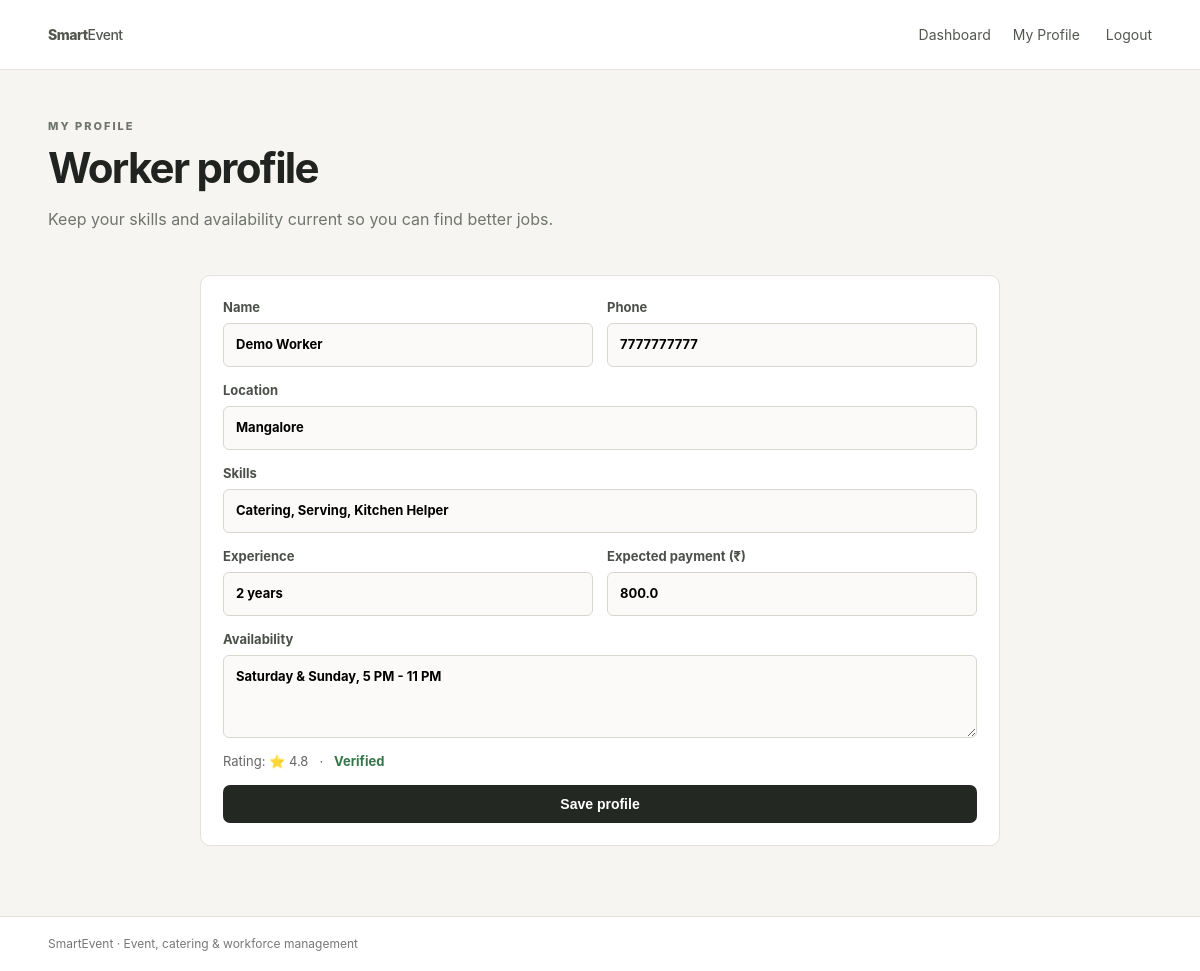
/profile/worker (signed in), run on the app's committed database.
### tables this page shows
CREATE TABLE users (
        id INTEGER PRIMARY KEY AUTOINCREMENT,
        name TEXT NOT NULL, email TEXT UNIQUE NOT NULL,
        password TEXT NOT NULL, role TEXT NOT NULL,
        phone TEXT, location TEXT, created_at TEXT DEFAULT CURRENT_TIMESTAMP
    );

CREATE TABLE worker_profiles (
        id INTEGER PRIMARY KEY AUTOINCREMENT,
        user_id INTEGER UNIQUE, skills TEXT, experience TEXT,
        availability TEXT, expected_pay REAL DEFAULT 0, rating REAL DEFAULT 0,
        verified INTEGER DEFAULT 0, FOREIGN KEY(user_id) REFERENCES users(id)
    );

### app.py (the view, shortened to what this page needs)
@app.route("/profile/worker", methods=["GET","POST"])
@login_required
@role_required("worker")
def worker_profile():
    con = db()
    user = con.execute("SELECT * FROM users WHERE id=?", (session["user_id"],)).fetchone()
    profile = con.execute("SELECT * FROM worker_profiles WHERE user_id=?", (session["user_id"],)).fetchone()
    con.close()
    return render_template("worker_profile.html",user=user,profile=profile)

### app.py (called while the page is built)
def db():
    con = sqlite3.connect(DB_PATH)
    con.row_factory = sqlite3.Row
    return con

def login_required(f):
    @wraps(f)
    def wrapper(*args, **kwargs):
        if "user_id" not in session:
            flash("Please login first.", "warning")
            return redirect(url_for("login"))
        return f(*args, **kwargs)
    return wrapper

def role_required(*roles):
    def decorator(f):
        @wraps(f)
        def wrapper(*args, **kwargs):
            if session.get("role") not in roles:
                flash("You don't have permission to open that page.", "danger")
                return redirect(url_for("dashboard"))
            return f(*args, **kwargs)
        return wrapper
    return decorator

@app.context_processor
def inject_user():
    return {"current_user": session}

### templates/worker_profile.html (shortened to what this page needs)
{% extends "base.html" %}
{% block content %}
<div class="page-title"><div><p class="eyebrow">MY PROFILE</p><h1>Worker profile</h1><p>Keep your skills and availability current so you can find better jobs.</p></div></div>
<form class="form card wide" method="post">
<div class="grid2"><label>Name<input name="name" value="{{ user.name }}" required></label><label>Phone<input name="phone" value="{{ user.phone or '' }}"></label></div>
<label>Location<input name="location" value="{{ user.location or '' }}"></label>
<label>Skills<input name="skills" value="{{ profile.skills or '' }}"></label>
<div class="grid2"><label>Experience<input name="experience" value="{{ profile.experience or '' }}"></label><label>Expected payment (₹)<input type="number" name="expected_pay" value="{{ profile.expected_pay }}"></label></div>
<label>Availability<textarea name="availability" rows="3">{{ profile.availability or '' }}</textarea></label>
<div class="profile-status">Rating: ⭐ {{ profile.rating }} &nbsp; · &nbsp; {% if profile.verified %}<span class="ok">Verified</span>{% else %}<span class="pending">Verification pending</span>{% endif %}</div>
<button class="btn">Save profile</button>
</form>
{% endblock %}

### static/style.css (style rules this page uses)
* { box-sizing:border-box }
body { margin:0;background:#f6f5f2;color:#20231f;font-family:Inter,ui-sans-serif,system-ui,-apple-system,BlinkMacSystemFont,"Segoe UI",sans-serif;line-height:1.5 }
.eyebrow { font-size:11px;letter-spacing:2px;font-weight:800;color:#72766f;margin:0 0 10px }
.btn { display:inline-flex;border:0;border-radius:7px;background:#242823;color:white;padding:11px 18px;text-decoration:none;font-weight:700;font-size:14px;cursor:pointer;align-items:center;justify-content:center }
.card { background:#fff;border:1px solid #e4e1da;border-radius:10px;padding:22px }
.auth-copy h1,.page-title h1 { font-size:42px;letter-spacing:-1.7px;line-height:1.1;margin:0 0 10px }
.auth-copy p:not(.eyebrow),.page-title p { color:#70756d }
.form { display:flex;flex-direction:column;gap:14px }
.form.wide { max-width:800px;margin:auto }
.form label { font-size:13px;font-weight:700;color:#4b504a;display:flex;flex-direction:column;gap:6px }
.form input,.form select,.form textarea { font:inherit;border:1px solid #d9d6cf;background:#fbfaf8;border-radius:6px;padding:11px 12px;outline:none }
.grid2 { display:grid;grid-template-columns:1fr 1fr;gap:14px }
.page-title { display:flex;justify-content:space-between;align-items:end;margin-bottom:28px }
.ok { color:#35754a;font-weight:700 }
.profile-status { font-size:13px;color:#666 }

### data on the page
users: name "Demo Worker", phone "7777777777", location "Mangalore"
worker_profiles: skills "Catering, Serving, Kitchen Helper", experience "2 years", expected_pay "800.0", availability "Saturday & Sunday, 5 PM - 11 PM", rating "4.8"
